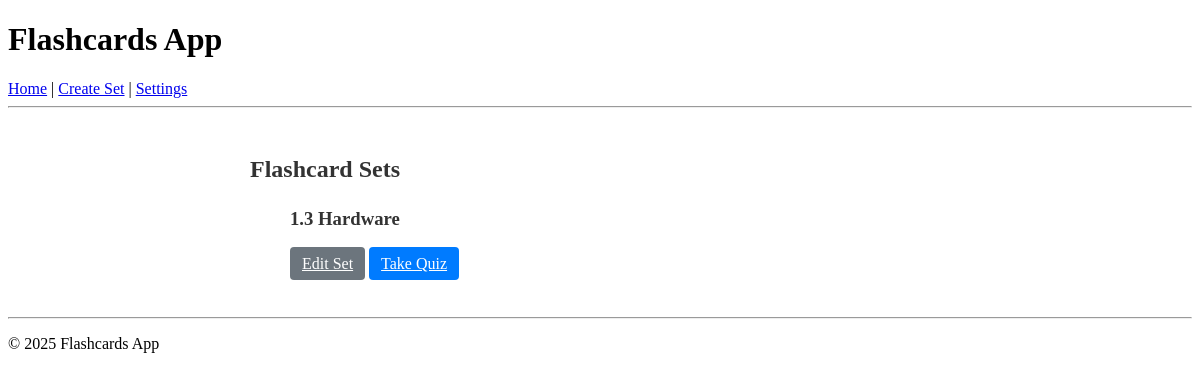
The app's page /, older data.
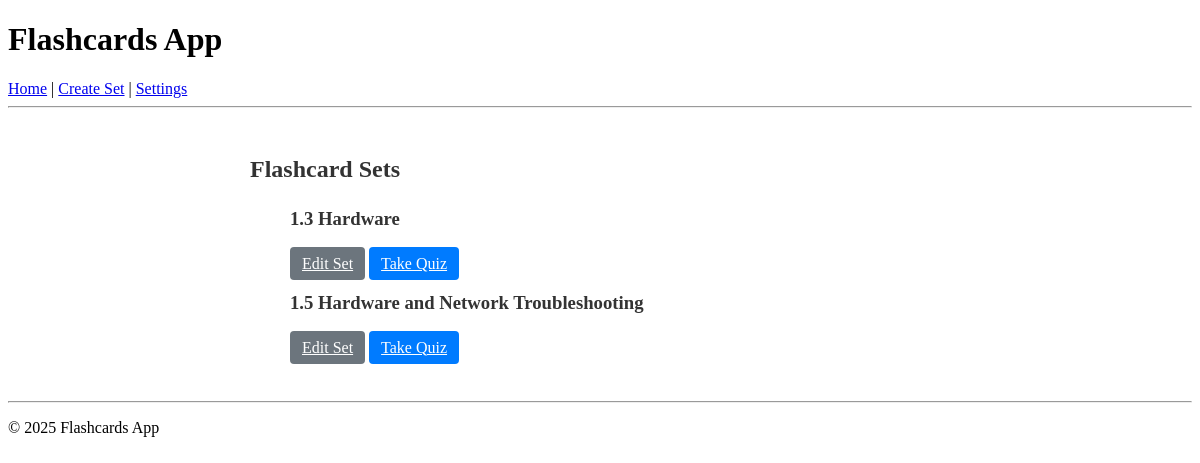
The same page, newer data.
### models.py (models this page shows)
class FlashcardSet(db.Model):
    id = db.Column(db.Integer, primary_key=True)
    title = db.Column(db.String(100), nullable=False)
    questions = db.relationship('Question', backref='set', cascade="all, delete-orphan")

### app.py (the view)
@app.route('/')
def index():
    sets = FlashcardSet.query.all()
    return render_template('index.html', sets=sets)

### templates/index.html
{% extends 'base.html' %}
{% block content %}
<h2>Flashcard Sets</h2>
<ul>
    {% for set in sets %}
<div class="set-card">
    <h3>{{ set.title }}</h3>
    <a href="{{ url_for('edit_set', set_id=set.id) }}" class="btn btn-secondary">Edit Set</a>
    <a href="{{ url_for('take_quiz', set_id=set.id) }}" class="btn btn-primary">Take Quiz</a>
</div>
{% endfor %}
</ul>
{% endblock %}

Row changes from the older to the newer data that the page shows:
added FlashcardSet: title "1.5 Hardware and Network Troubleshooting"
